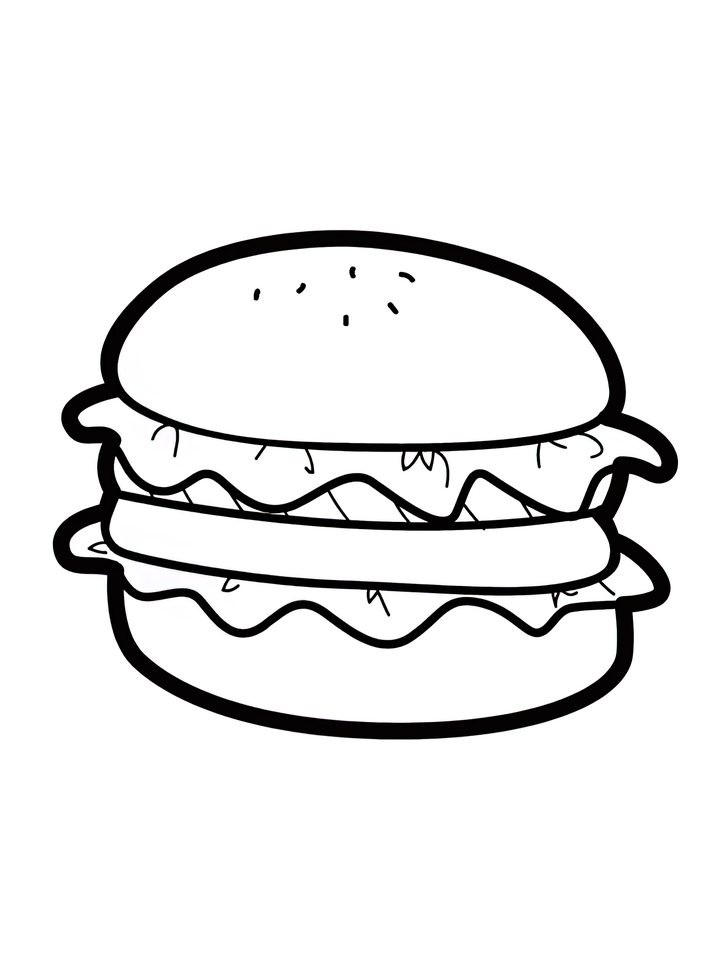
#> input picture my_image.png, 727 x 970 px, shrunk from 1500 x 2000 before the run
$ python main.py
#> lines starting #> are read from the running program, lines starting #| are printed output that depends on the picture; after the words box and inside, x2 and y2 are one past the last pixel; in counts of white or black regions, pixels touching at a corner belong together
import numpy as np
from PIL import Image
from scipy.signal import convolve2d
from skimage.filters import median
from skimage.morphology import disk

# --- פונקציות לבדיקת האוטוגריידר ---

def load_image(path):
    """טוען תמונה ומחזיר כ-array numpy"""
#> called with path = 'my_image.png'
    img = Image.open(path)
#> img is the input picture: PIL image 727x970 RGB; mean R, G, B 234.1, 234, 234
    return np.array(img)

def edge_detection(image):
    """מבצע זיהוי קצוות על תמונה (grayscale או צבעונית)"""
    # המרה לגווני אפור אם התמונה צבעונית
    if len(image.shape) == 3:
        gray_image = np.mean(image, axis=2)
    else:
        gray_image = image

    # מסננים לזיהוי קצוות
    filter_x = np.array([[-1, 0, 1], [-2, 0, 2], [-1, 0, 1]])
    filter_y = np.array([[-1, -2, -1], [0, 0, 0], [1, 2, 1]])

    # קונבולוציה
    edgeX = convolve2d(gray_image, filter_x, mode='same', boundary='fill', fillvalue=0)
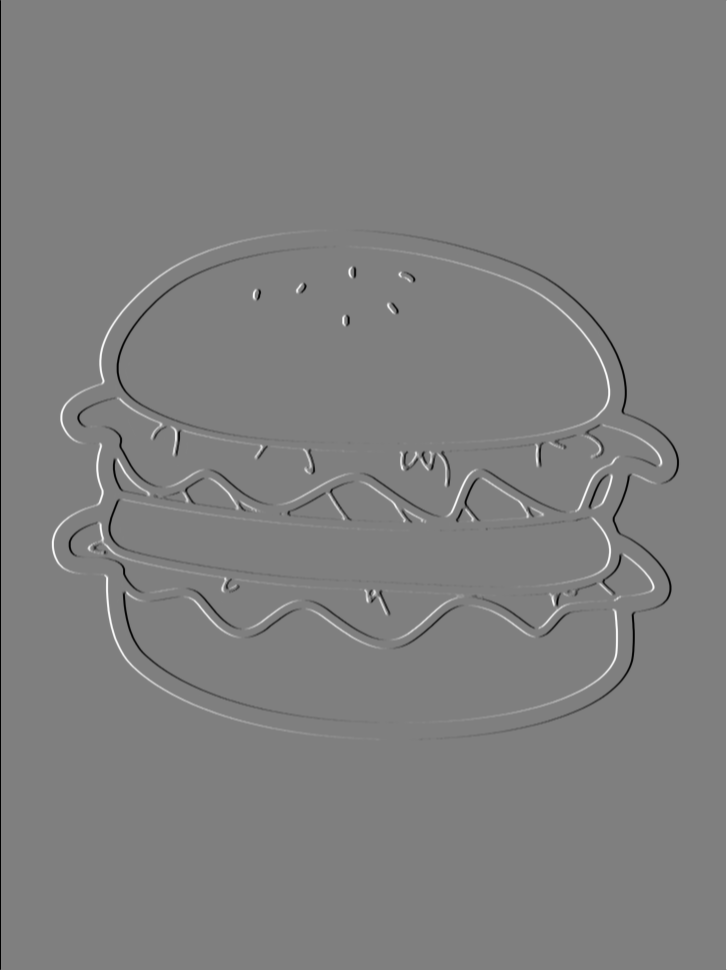
#> edgeX: shape (970, 727) float64; min -1020, max 1020, mean 0; drawn with min black and max white
    edgeY = convolve2d(gray_image, filter_y, mode='same', boundary='fill', fillvalue=0)
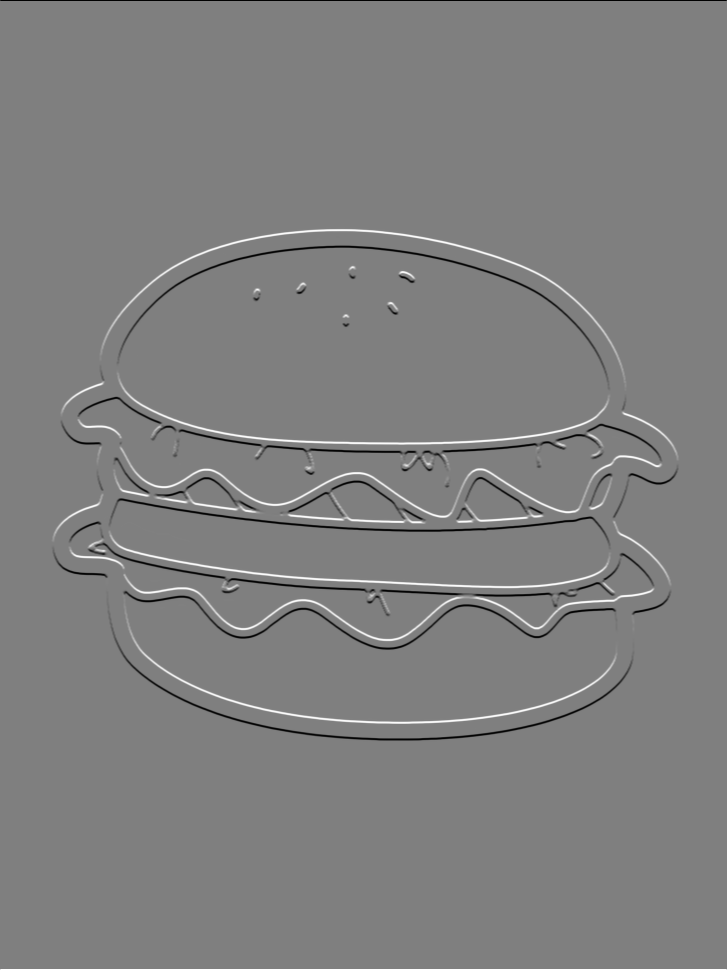
#> edgeY: shape (970, 727) float64; min -1020, max 1020, mean 0; drawn with min black and max white

    # חוזק הקצה
    edgeMAG = np.sqrt(edgeX**2 + edgeY**2)
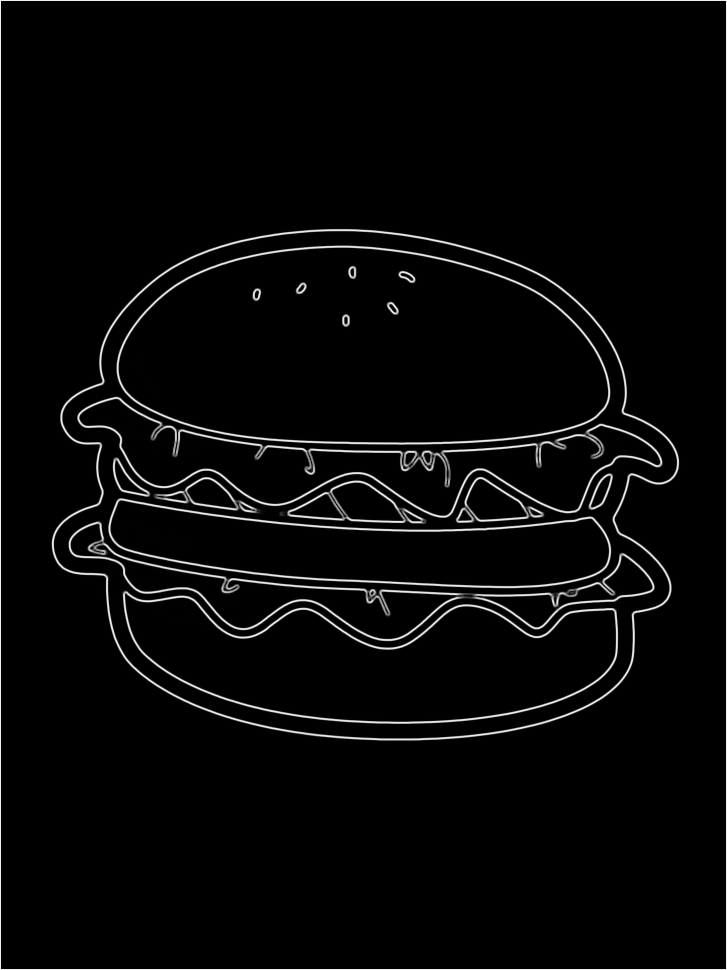
#> edgeMAG: shape (970, 727) float64; min 0, max 1081.9, mean 32.9; drawn with min black and max white
    return edgeMAG


# --- הרצה עצמאית (רק אם רוצים לראות תוצאה) ---
if __name__ == "__main__":
    import matplotlib.pyplot as plt

    # קובץ תמונה
    my_file_name = "my_image.png"

    # 1. טעינת התמונה
    original_img = load_image(my_file_name)

    # 2. ניקוי רעשים עם פילטר מדיאן
    # המרה לגווני אפור אם צריך
    if len(original_img.shape) == 3:
        gray_img = np.mean(original_img, axis=2)
    else:
        gray_img = original_img
    clean_img = median(gray_img, disk(3))

    # 3. זיהוי קצוות
    edges = edge_detection(clean_img)

    # 4. המרה לבינארי
    binary_edges = edges > (np.mean(edges) * 1.5)
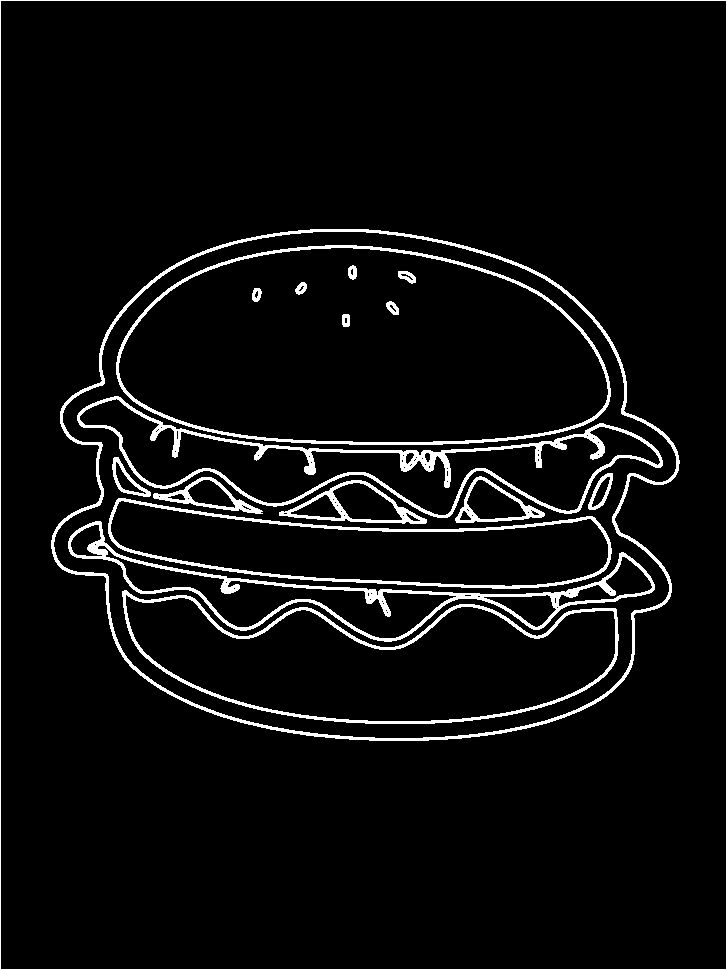
#> binary_edges: shape (970, 727) bool; 5.3% white; 18 white regions, largest, box (x1, y1, x2, y2) and area: (51, 229, 680, 741) 6849, (77, 396, 663, 518) 6173, (68, 521, 655, 642) 5397

    # 5. הצגת התוצאה
    plt.imshow(binary_edges, cmap='gray')
    plt.show()

    # 6. שמירה לקובץ
    final_result = Image.fromarray((binary_edges * 255).astype(np.uint8))
    final_result.save("edge_result.png")
